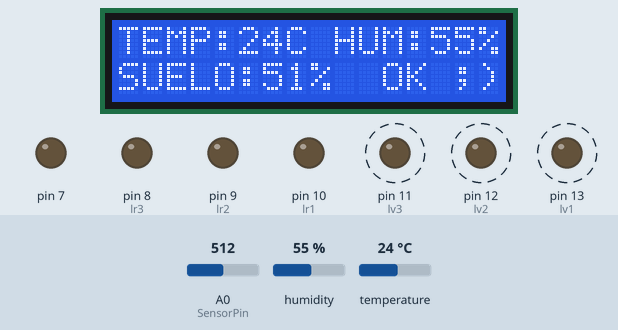
Recording of a sketch running on a simulated Arduino Uno, built with avr-gcc and run on an emulated ATmega328P. Parts: 16×2 character LCD, output pins drawn as LEDs (lit = HIGH). Dashed ring = blinking. The test bench sets the inputs (shaded band); at power-on: A0 (SensorPin) = 512, humidity 55 %, temperature 24 °C. What the sketch prints to the serial monitor is not drawn.

Above: at 1.7 s.
1.8 s: A0 (SensorPin) set to 849
At 3.0 s:
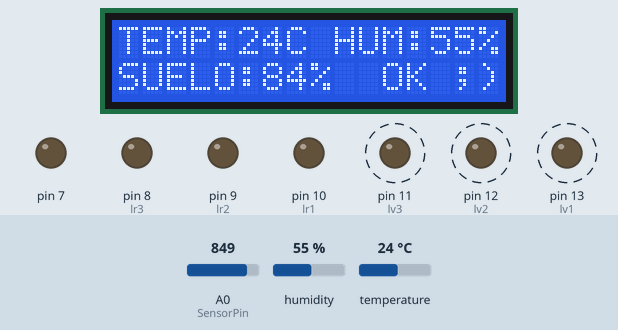
3.8 s: A0 (SensorPin) set to 867
At 5.3 s:
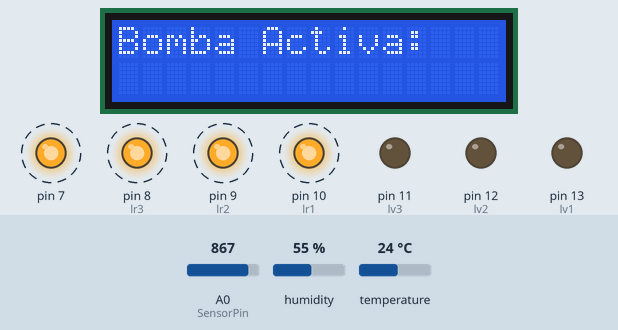
8.9 s: humidity set to 22 %
At 12.1 s:
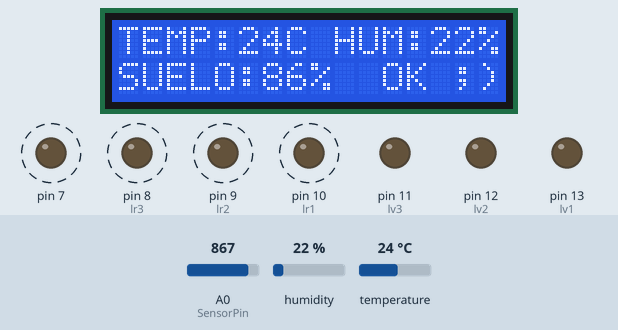
13.2 s: temperature set to 12 °C
At 16.2 s:
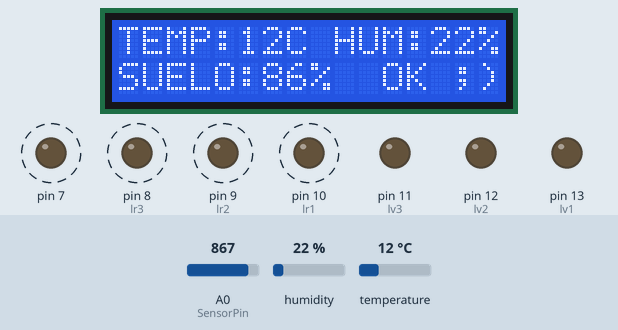
17.1 s: humidity set to 40 %
At 20.2 s:
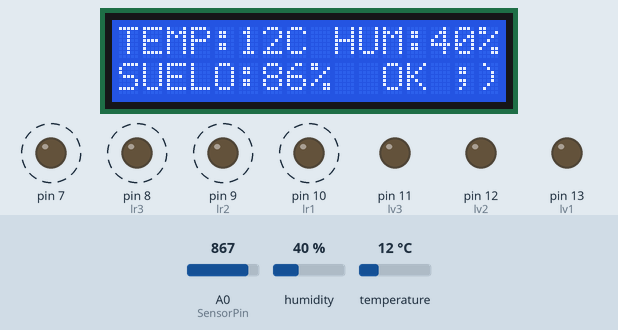
21.0 s: A0 (SensorPin) set to 900
At 24.3 s:
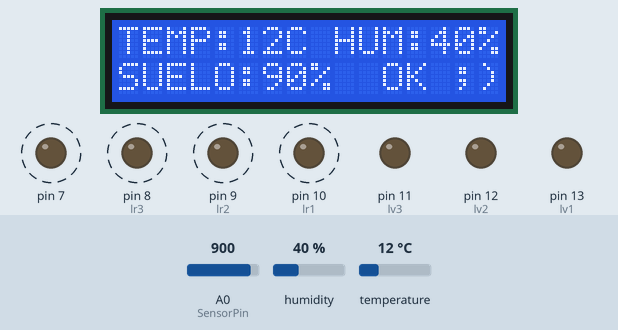
Timing chart, 0 to 26.0 s (numbered marks = the images above; inputs shaded):
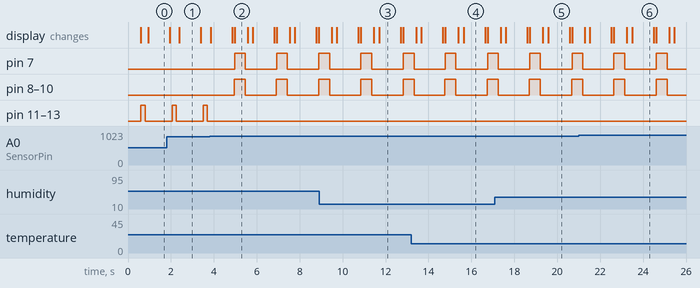

Measured:
- the behaviour switches between 859 and 860 on A0 (SensorPin) (found by bisection; images 1 and 2)
- after the input at 1.8 s, the display: first differs from a run without the input after 0.59 s (image 1)
- after the input at 3.8 s, pin 7: alternates HIGH for 0.50 s and LOW for 1.5 s, starting after 1.2 s; pin 8 (lr3): alternates HIGH for 0.51 s and LOW for 1.5 s, starting after 1.2 s
- by itself, pin 11 (lv3), pin 12 (lv2), pin 13 (lv1): alternates HIGH for 0.20 s and LOW for 1.2 s
- what the display in image 1 shows lasts 1.0 s, from 2.4 s to 3.4 s
- what the display in image 2 shows lasts 0.6 s, from 5.0 s to 5.6 s

The sketch:

cropbot.ino
```cpp
#include <Wire.h>
#include <LiquidCrystal_I2C.h>
#include <LCD.h>
#include <DHT.h>    // importa la Librerias DHT
#include <DHT_U.h>

//LEDS
int lv1 =13;
int lv2 =12;
int lv3 =11;

int lr1 =10;
int lr2 =9;
int lr3 =8;
//Bomba en Pin7
//Crear el objeto lcd  dirección  0x3F y 16 columnas x 2 filas
LiquidCrystal_I2C lcd(0x27, 2, 1, 0, 4, 5, 6, 7);

int SensorPin = A0; /* Declaramos la entrada para lo que será la entrada analógica A0 la Nombraremos "SensorPin"*/
int Suelo = 0;
//DHT11
int SENSOR = 2;     // pin DATA de DHT11 a pin digital 2
int TEMPERATURA;
int HUMEDAD;
DHT dht(SENSOR, DHT11);

int speedw = 125;


void setup() {
  Serial.begin (9600);
  pinMode(7, OUTPUT); /* Declaramos Pin #7 como salida */
  digitalWrite (7, LOW);

  //LEDS
  pinMode(lv1, OUTPUT);
  pinMode(lv2, OUTPUT);
  pinMode(lv3, OUTPUT);
  pinMode(lr1, OUTPUT);
  pinMode(lr2, OUTPUT);
  pinMode(lr3, OUTPUT);
  // Inicializar el LCD
  lcd.setBacklightPin(3, POSITIVE); // puerto P3 de PCF8574 como positivo
  lcd.setBacklight(HIGH);
  lcd.begin(16, 2);
  dht.begin();      // inicializacion de sensor

  //Encender la luz de fondo.


  // Escribimos el Mensaje en el LCD.
  lcd.setCursor(0, 0);
  lcd.print("GROP-BOT");
  lcd.setCursor(1, 1);
  lcd.print("Elizabeth - Dario ");
  delay(500);
  lcd.clear ();
}

void loop() {

  lcd.clear ();
  int Suelo = analogRead(SensorPin);           //asignar los valores//
  Suelo = constrain (Suelo, 0, 1000);             /* Rango de medición */
  Suelo = map (Suelo, 0, 1000, 0, 100);      /*  valores porcentuales dentro del rango */

  //Serial.println  (Suelo);
  // Calculo del suelo
  if (Suelo <= 85) //* Agreagamos una condicion de funcionamiento en base a las lecturas*
  {
    Serial.print ("-Tierra mojada");
    Serial.println ("Bomba Apagada");
    digitalWrite(lv1, HIGH);
    digitalWrite(lv2, HIGH);
    digitalWrite(lv3, HIGH);
    digitalWrite(7, LOW); //Si se cumple la condicion la salida se desactiva, estado bajo *
    lgreen ();
  }
  else
  {
    Serial.print ("-Tierra Seca - ");
    Serial.println ("Bomba Activa");
    digitalWrite(lr1, HIGH);
    digitalWrite(lr2, HIGH);
    digitalWrite(lr3, HIGH);

    lcd.setCursor (0, 0);
    lcd.print ("Bomba Activa:");
    digitalWrite(7, speedw); // Si no se cumple la condicion la salida se activa, estado alto *
    delay (500);
    digitalWrite(7, LOW); // Si no se cumple la condicion la salida se activa, estado alto
    digitalWrite(lr1, LOW);
    digitalWrite(lr2, LOW);
    digitalWrite(lr3, LOW);
    delay (100);
    lcd.clear();
    delay (200);

  }
  TEMPE ();

  //Serial.print("Temperatura: ");  // escritura en monitor serial de los valores
  //Serial.print(TEMPERATURA);
  //Serial.print(" Humedad: ");
  //Serial.println(HUMEDAD);
  //delay(500);
  //Mostrar datos en Pantalla
  lcd.setCursor (0, 0);                                /* Posición inicial del texto*/
  lcd.print ("TEMP:");
  lcd.print(TEMPERATURA);                                     //Mostrar números finales//
  lcd.print("C");
  lcd.print (" HUM:");
  lcd.print (HUMEDAD);
  lcd.print ("%");

  lcd.setCursor (0, 1);
  lcd.print ("SUELO:");
  lcd.print (Suelo);
  lcd.print ("%");
  lcd.print ("  OK ;)");
  delay(1000);                                          //Espere segundos 0,1//
  lcd.clear();                                          //Limpie los caracteres adicionales//
  delay(100);
}


void TEMPE ()
{
  TEMPERATURA = dht.readTemperature();  // obtencion de valor de temperatura
  HUMEDAD = dht.readHumidity();   // obtencion de valor de humedad
}


void lred ()
{
  digitalWrite(lr1, HIGH);
  digitalWrite(lr2, HIGH);
  digitalWrite(lr3, HIGH);
  delay (100);

  digitalWrite(lr1, LOW);
  digitalWrite(lr2, LOW);
  digitalWrite(lr3, LOW);
  delay (100);

  }

void lgreen ()
{
  digitalWrite(lv1, HIGH);
  digitalWrite(lv2, HIGH);
  digitalWrite(lv3, HIGH);

  delay (200);
  digitalWrite(lv1, LOW);
  digitalWrite(lv2, LOW);
  digitalWrite(lv3, LOW);

  delay (100);
}
```
